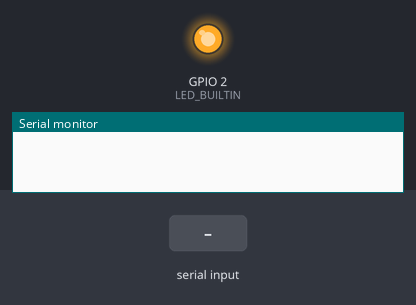
A sketch run on a simulated ESP8266 (NodeMCU). On the bench: output pins drawn as LEDs (lit = HIGH, except the on-board LED, lit = LOW), the last lines printed to the serial monitor. The inputs (shaded band) are chosen by the test bench. WiFi joins after 1.5 s; servers stay silent unless stated; storage starts empty.

Above: at 3.7 s.
3.8 s: "setAlarm0\n" received over Serial
At 4.5 s:
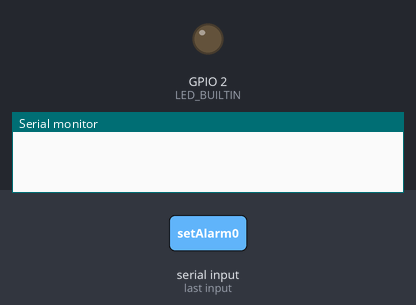
8.3 s: "setAlarm1\n" received over Serial
At 9.1 s:
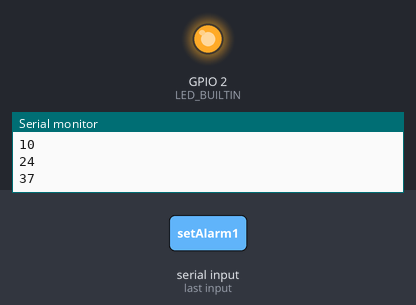
9.8 s: "setAlarm11\n" received over Serial
At 10.3 s:
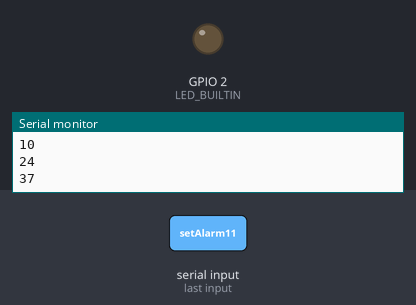
Timing chart, 0 to 12.3 s (numbered marks = the images above; inputs shaded):
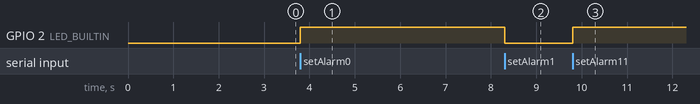

Measured:
- after the input at 3.8 s, GPIO 2 (LED_BUILTIN): LOW → HIGH at once
- after the input at 8.3 s, GPIO 2 (LED_BUILTIN): HIGH → LOW at once
- after the input at 9.8 s, GPIO 2 (LED_BUILTIN): LOW → HIGH at once

The sketch:

main.ino
```cpp
#include <ESP8266WiFi.h>
#include <WiFiClient.h>
#include<WiFiUDP.h>
#include <ESP8266WebServer.h>
#include <FS.h>
#define DEBUG(x) //Serial.println(x);
#define DEBUG2(x) //Serial.print(x);

String ssid = "Redmi1";
String pass = "12345678";

unsigned int localPort = 2390;
IPAddress timeServerIP;
const char* ntpServerName = "time.nist.gov";
const int NTP_PACKET_SIZE = 48;
byte packetBuffer[ NTP_PACKET_SIZE];
int timeArray[] = {0,0,0}; // hour,minuit,second

WiFiUDP udp;

unsigned long MILLIS,MILLIS2;

//long alarms[10];
//int alarmTaken = 0;
//long alarmsR[10];
//int alarmTakenR = 0;
long alarm = 0;

ESP8266WebServer server(80);

//######HEADERS####
void setupWifi();
void setupUDP();
void getNTPTime();

void toggleStopWatch();
long getStopwatch();
long getStopwatchCount();
void togglePauseStopwatch();
bool isPausedStopwatch();
//void unSetStopWatch();

int setAlarm(String hh,String mm,String isAM,String msg,String repeat); // hhmm --> sec --> sort
void unSetAlarm(String);
void selectionSort(long[],int);
void alarmPoll();
void printArray(long arr[], int size) ;

//#################

void setup() {
Serial.begin(115200);
Serial.setTimeout(40);
pinMode(LED_BUILTIN,OUTPUT);
setupWiFi();
setupUDP();
setupWebServer();
SPIFFS.begin();
MILLIS = millis();
MILLIS2 = millis();
getNTPTime();

}

void loop() {
//  getNTPTime();
//  DEBUG2(timeArray[0])
//  DEBUG2(":")
//  DEBUG2(timeArray[1])
//  DEBUG2(":")
//  DEBUG(timeArray[2])
  if(millis() - MILLIS > 50 && Serial.available()){
    serialEvent();
    MILLIS = millis();
  }
  if(millis() - MILLIS2 > 5000){
//    alarmPoll();
    getNTPTime();
////    for(int i = 0;i<alarmTakenR;i++) Serial.println(alarmsR[i]);
//Serial.println(alarmsR[0]);
////    Serial.println(alarmTakenR);
////    Serial.println(sizeof(alarmsR)/sizeof(unsigned long));
//    Serial.println("---");
    Serial.println(timeArray[0]);
    Serial.println(timeArray[1]);
    Serial.println(timeArray[2]);
    MILLIS2 = millis();


  }
  server.handleClient();

//  delay(10000);
}

void setupWiFi(){
  WiFi.begin(ssid,pass);
  while(WiFi.status() != WL_CONNECTED){
    DEBUG2(".")
    delay(500);
  }
//  DEBUG("connected")
}

void sendNTPpacket(IPAddress& address) {
// DEBUG("sending NTP packet...")
  // set all bytes in the buffer to 0
  memset(packetBuffer, 0, NTP_PACKET_SIZE);
  packetBuffer[0] = 0b11100011;
  packetBuffer[1] = 0;
  packetBuffer[2] = 6;
  packetBuffer[3] = 0xEC;
  packetBuffer[12]  = 49;
  packetBuffer[13]  = 0x4E;
  packetBuffer[14]  = 49;
  packetBuffer[15]  = 52;
  udp.beginPacket(address, 123);
  udp.write(packetBuffer, NTP_PACKET_SIZE);
  udp.endPacket();
}

void setupUDP(){
  DEBUG("STARTING UDP")
  udp.begin(localPort);
//  DEBUG("UDP port:")
//  DEBUG2(udp.localPort())
}

void getNTPTime(){
    WiFi.hostByName(ntpServerName, timeServerIP);

  sendNTPpacket(timeServerIP);
  delay(1000);

  int cb = udp.parsePacket();
  if (!cb) {
    ;
//    DEBUG("no packet yet")
  } else {
//    DEBUG("packet received, length=")
//    DEBUG(cb)
    udp.read(packetBuffer, NTP_PACKET_SIZE);
    unsigned long highWord = word(packetBuffer[40], packetBuffer[41]);
    unsigned long lowWord = word(packetBuffer[42], packetBuffer[43]);
    unsigned long secsSince1900 = highWord << 16 | lowWord;
//    DEBUG2("Seconds since Jan 1 1900 = ")
//    DEBUG(secsSince1900)

//    DEBUG2("Unix time = ")
    const unsigned long seventyYears = 2208988800UL;
    unsigned long epoch = secsSince1900 - seventyYears;
    // print Unix time:
//    DEBUG(epoch)
//    DEBUG2("The UTC time is ")
//    DEBUG2((epoch  % 86400L) / 3600)

    timeArray[0] = (epoch  % 86400L) / 3600;
    timeArray[1] = (epoch  % 3600) / 60;
    timeArray[2] = epoch % 60;
  }

}

void setupWebServer(){
  server.on("/",handleRequest);
  server.on("/home",[](){
    File f = SPIFFS.open("/index.html","r");
    server.send(200,"text/html",f.readString());
    f.close();
  });
  server.onNotFound([](){
    server.send(404,"404:Not Found");
  });
  server.begin();
}
void setupWifi();
void setupUDP();
void getNTPTime();

void handleRequest(){
//  if(server.hasArg("toggleStopWatch")){
DEBUG("hit /")
  if(server.arg("toggleStopWatch") == "1"){
    DEBUG("hit togglestopwatch")
    toggleStopWatch();
    server.send(200,"text/plain","TSW");
  }
  if (server.arg("getStopwatch") == "1"){
    getStopwatch();
//        server.send(200,"text/plain","GSW");

  }
  if (server.arg("getStopwatchCount") == "1"){
    long count = getStopwatchCount();
        server.send(200,"text/plain","GSWC");

  }
  if (server.arg("togglePauseStopwatch") == "1"){
    togglePauseStopwatch();
        server.send(200,"text/plain","TPS");

  }
  if (server.arg("isPausedStopwatch") == "1"){
      isPausedStopwatch();
//        server.send(200,"text/plain","IPSW");

  }
  if (server.arg("setAlarm") == "1"){
    int count = setAlarm(server.arg("hh"),server.arg("mm"),server.arg("AM"),server.arg("msg"),server.arg("repeat"));
//    Serial.println(server.arg("hh")+server.arg("mm")+server.arg("AM")+server.arg("msg")+server.arg("repeat"));
        server.send(200,"text/plain","SA");

  }
  if (server.arg("unSetAlarm") == "1"){
        server.send(200,"text/plain","USA");

    // do something
  }
//  else {

//  }

  //SPIFFS index.html here

}

void toggleStopWatch(){
  Serial.print("A");
  Serial.flush();
  }

long getStopwatch(){
  Serial.print("B");
  Serial.flush();
  return 0L;
  }

long getStopwatchCount(){}  // redudant

void togglePauseStopwatch(){
  Serial.print("C");
  Serial.flush();
  }

bool isPausedStopwatch(){
  Serial.print("D");
  Serial.flush();
  return true;
  }
//
//int setAlarm(String hh,String mm,String isAM,String msg,String repeat){
//  int hr = hh.toInt();
//  int mn = mm.toInt();
//  int totalMn = hr*60+mn;
//  Serial.println("setAlarm0");
//  if(repeat == "true"){
//    Serial.println("setAlarm1");
//    if(alarmTakenR >10) return 1;
//    Serial.println("setAlarm11");
//    alarmsR[alarmTakenR] = totalMn*60;
//    alarmTakenR++;
//    selectionSort(alarmsR,alarmTakenR);
//    printArray(alarmsR,alarmTakenR);
//  }else if(totalMn > timeArray[0]*60+timeArray[1]){
//    if(repeat == "true"){
//    if(alarmTakenR >10) return 1;
//    Serial.println("setAlarm2");
//    alarmsR[alarmTakenR] = totalMn*60;
//    alarmTakenR++;
//    selectionSort(alarmsR,alarmTakenR);
//    printArray(alarmsR,alarmTakenR);
//    }else {
//    if(alarmTaken >10) return 1;
//    Serial.println("setAlarm3");
//    alarms[alarmTaken] = totalMn*60;
//    alarmTaken++;
//    selectionSort(alarms,alarmTaken);
//    printArray(alarms,alarmTaken);
//    }
//  }
//  return 0;}
void unSetAlarm(String b){}

void serialEvent(){
  if(Serial.available()>0){
  digitalWrite(LED_BUILTIN,!digitalRead(LED_BUILTIN));
  String st = Serial.readString();
  char s = st[0];
  st.remove(0,1);
  if(s == 'X'){
//    Serial.println("dfgdfgdfgdfgdfgdfg");
    server.send(200,"text/plain",st);
  } else if(s == 'Z'){
    server.send(200,"text/plain",st);
  }
  }
}

// selectionSorting

void swap(long *xp, long *yp)
{
    long temp = *xp;
    *xp = *yp;
    *yp = temp;
}

void selectionSort(long arr[], int n)
{
    int i, j, min_idx;

    // One by one move boundary of unsorted subarray
    for (i = 0; i < n-1; i++)
    {
        // Find the minimum element in unsorted array
        min_idx = i;
        for (j = i+1; j < n; j++)
          if (arr[j] < arr[min_idx])
            min_idx = j;

        // Swap the found minimum element with the first element
        swap(&arr[min_idx], &arr[i]);
    }
}
//
//void alarmPoll(){
//  if(alarmTaken == 0 && alarmTakenR == 0){
//    return;
//  }else{
//    if(alarmTaken == 0 && alarmsR[alarmTakenR-1] - (timeArray[0]*60+timeArray[1])*60 > 10){
//      Serial.print(String("E")+String(alarmsR[alarmTakenR-1] - (timeArray[0]*60+timeArray[1])*60)+String("~`")+String("NoMsg"));
//      alarmsR[alarmTakenR] = 99999999;
//      selectionSort(alarmsR,alarmTakenR);
//      printArray(alarmsR,alarmTakenR);
//      alarmTakenR--;
//      return;
//        }
//    if(alarmTakenR == 0 && alarms[alarmTaken-1] - (timeArray[0]*60+timeArray[1])*60 > 10){
//      Serial.print(String("E")+String(alarms[alarmTaken-1] - (timeArray[0]*60+timeArray[1])*60)+String("~`")+String("NoMsg"));
//      alarms[alarmTaken] = 99999999;
//      selectionSort(alarms,alarmTaken);
//      printArray(alarms,alarmTaken);
//      alarmTaken--;
//      return;
//        }
//  }
//}

void printArray(long arr[], int sizee)
{
    int i;
    for (i=0; i < sizee; i++)
        Serial.print(arr[i]);
    Serial.println("\n");
}

int setAlarm(String hh,String mm,String isAM,String msg,String repeat){
  int hr = hh.toInt();
  int mn = mm.toInt();
  long totalMn = hr*60L+mn;
  alarm = totalMn;
  Serial.println(alarm);
  Serial.println(timeArray[0]*60+timeArray[1]);
 return 0;
}
```
